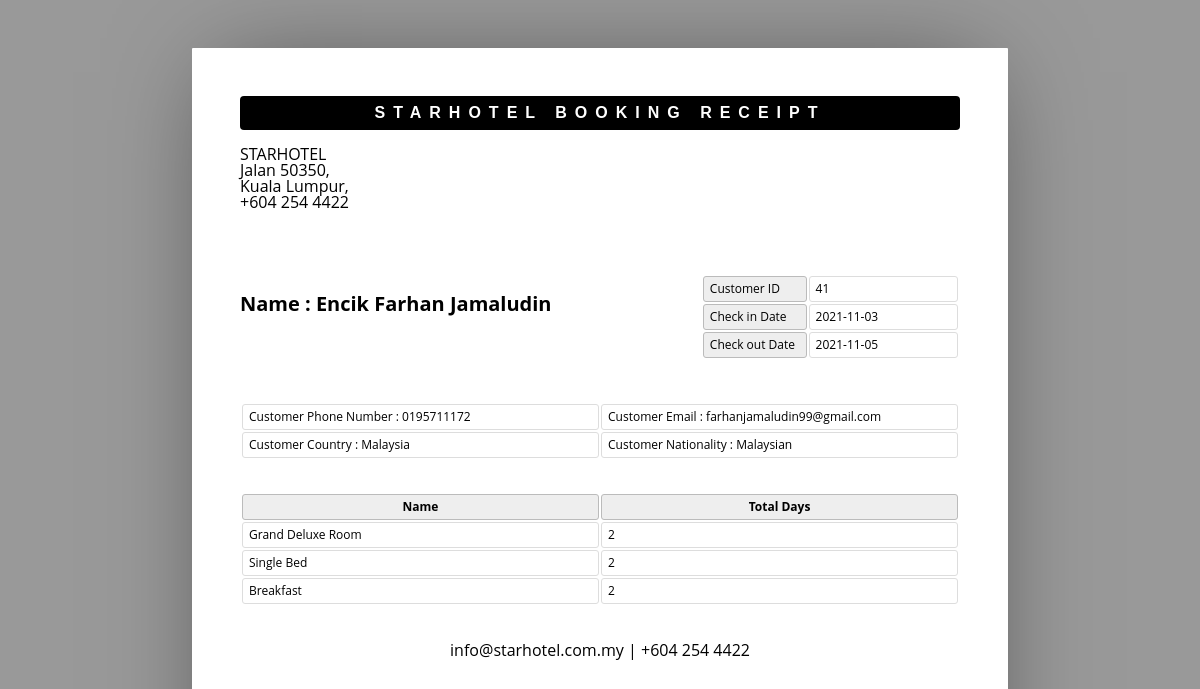
The app's page /admin/show.php?sid=41 with its own data.
### tables this page shows
CREATE TABLE `roombook` (
  `id` int(10) UNSIGNED NOT NULL,
  `Title` varchar(5) DEFAULT NULL,
  `FName` text DEFAULT NULL,
  `LName` text DEFAULT NULL,
  `Email` varchar(50) DEFAULT NULL,
  `National` varchar(30) DEFAULT NULL,
  `Country` varchar(30) DEFAULT NULL,
  `Phone` text DEFAULT NULL,
  `TRoom` varchar(20) DEFAULT NULL,
  `Bed` varchar(10) DEFAULT NULL,
  `NRoom` varchar(2) DEFAULT NULL,
  `Meal` varchar(15) DEFAULT NULL,
  `cin` date DEFAULT NULL,
  `cout` date DEFAULT NULL,
  `stat` varchar(15) DEFAULT NULL,
  `nodays` int(11) DEFAULT NULL
);

### admin/show.php (the view, shortened to what this page needs)
<html>
	<head>
	</head>
	<body>
	<?php
	include ('db.php');
	$pid = $_GET['sid'];
	$sql ="select * from roombook where id = '$pid' ";
	$re = mysqli_query($con,$sql);
	while($row=mysqli_fetch_array($re))
	{
		$id = $row['id'];
		$title =  $row['Title'];
		$Fname = $row['FName'];
		$lname = $row['LName'];
		$email = $row['Email'];
		$National = $row['National'];
		$country = $row['Country'];
		$phone = $row['Phone'];
		$room_type = $row['TRoom'];
		$Bed_type = $row['Bed'];
		$meal_type = $row['Meal'];
		$cin_date = $row['cin'];
		$cout_date = $row['cout'];
		$nodays = $row['nodays'];
	}
	?>
		<header>
			<h1>STARHOTEL BOOKING RECEIPT</h1>
			<addres >
				<p>STARHOTEL</p>
				<p>Jalan 50350,<br>Kuala Lumpur,
				<p>+604 254 4422</p>
		</header>
		<article>
			<address >
				<p><br></p>
				<p>Name  :   <?php echo $title." ".$Fname." ".$lname;?><br></p>
			</address>
			<table class="meta">
				<tr>
					<th><span >Customer ID</span></th>
					<td><span ><?php echo $id; ?></span></td>
				</tr>
				<tr>
					<th><span >Check in Date</span></th>
					<td><span ><?php echo $cin_date; ?> </span></td>
				</tr>
				<tr>
					<th><span >Check out Date</span></th>
					<td><span ><?php echo $cout_date; ?> </span></td>
				</tr>
			</table>
			<table >
					<tr>
						<td>Customer Phone Number :  <?php echo $phone; ?> </td>
						<td>Customer Email :  <?php echo $email; ?> </td>
					</tr>
					<tr>
						<td>Customer Country :  <?php echo $country; ?> </td>
						<td>Customer Nationality : <?php echo $National; ?> </td>
					</tr>
				</table>
				<br>
				<br>
			<table class="inventory">
				<thead>
					<tr>
						<th><span >Name</span></th>
						<th><span >Total Days</span></th>
					</tr>
				</thead>
				<tbody>
					<tr>
						<td><span ><?php echo $room_type; ?></span></td>
						<td><span ><?php echo $nodays; ?> </span></td>
					</tr>
					<tr>
						<td><span ><?php echo $Bed_type; ?>  Bed </span></td>
						<td><span ><?php echo $nodays; ?></span></td>
					</tr>
					<tr>
						<td><span ><?php echo $meal_type; ?>  </span></td>
						<td><span ><?php echo $nodays; ?></span></td>
					</tr>
				</tbody>
			</table>
		<aside>
			<div >
				<p align="center">info@starhotel.com.my | +604 254 4422 </p>
			</div>
		</aside>
	</body>
</html>

### admin/show.php (style rules this page uses)
* { border: 0; box-sizing: content-box; color: inherit; font-family: inherit; font-size: inherit; font-style: inherit; font-weight: inherit; line-height: inherit; list-style: none; margin: 0; padding: 0; text-decoration: none; vertical-align: top; }
h1 { font: bold 100% sans-serif; letter-spacing: 0.5em; text-align: center; text-transform: uppercase; }
table { font-size: 75%; table-layout: fixed; width: 100%; }
table { border-collapse: separate; border-spacing: 2px; }
th, td { border-width: 1px; padding: 0.5em; position: relative; text-align: left; }
th, td { border-radius: 0.25em; border-style: solid; }
th { background: #EEE; border-color: #BBB; }
td { border-color: #DDD; }
html { font: 16px/1 'Open Sans', sans-serif; overflow: auto; padding: 0.5in; }
html { background: #999; cursor: default; }
body { box-sizing: border-box; height: 11in; margin: 0 auto; overflow: hidden; padding: 0.5in; width: 8.5in; }
body { background: #FFF; border-radius: 1px; box-shadow: 0 0 1in -0.25in rgba(0, 0, 0, 0.5); }
header { margin: 0 0 3em; }
header:after { clear: both; content: ""; display: table; }
header h1 { background: #000; border-radius: 0.25em; color: #FFF; margin: 0 0 1em; padding: 0.5em 0; }
article, article address, table.meta, table.inventory { margin: 0 0 3em; }
article:after { clear: both; content: ""; display: table; }
article address { float: left; font-size: 125%; font-weight: bold; }
table.meta, table.balance { float: right; width: 36%; }
table.meta:after, table.balance:after { clear: both; content: ""; display: table; }
table.meta th { width: 40%; }
table.meta td { width: 60%; }
table.inventory { clear: both; width: 100%; }
table.inventory th { font-weight: bold; text-align: center; }
table.inventory td:nth-child(1) { width: 26%; }
table.inventory td:nth-child(2) { width: 38%; }

### records on screen
roombook: Title "Encik", FName "Farhan", LName "Jamaludin", id "41", cin "2021-11-03", cout "2021-11-05", Phone "0195711172", Email "farhanjamaludin99@gmail.com", Country "Malaysia", National "Malaysian", TRoom "Grand Deluxe Room", nodays "2", Bed "Single", Meal "Breakfast"
